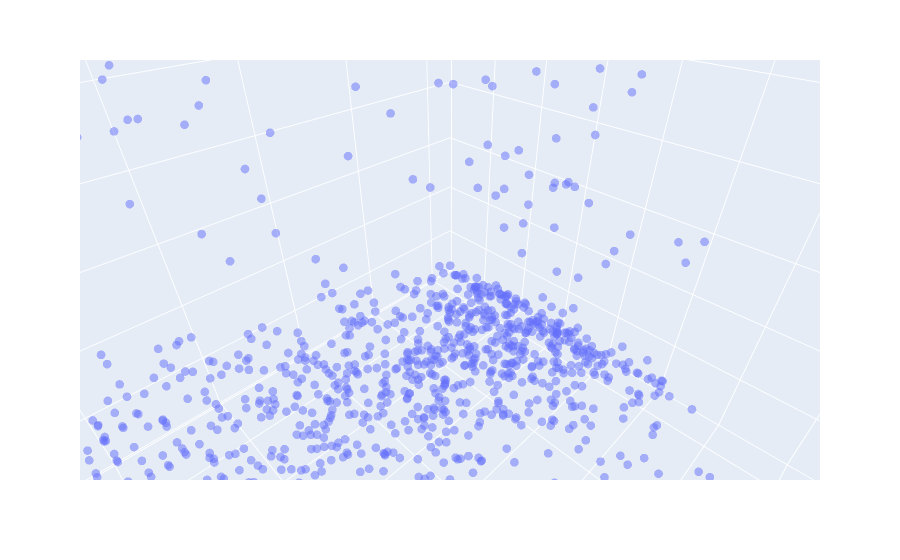

The code cell stored with this chart in its notebook:
### Code cell
fig = px.scatter_3d(non_smoker_df, x='age', y='bmi', z='charges')
fig.update_traces(marker_size=3, marker_opacity=0.5)
fig.show()

### Figure 1 — Plotly figure (JSON) as saved in the notebook; plotly's stock layout.template omitted (floating-point values rounded to 4 significant figures; data arrays with more than 128 entries replaced by an {"elided": "..."} marker saying what was removed)
{"data": [{"hovertemplate": "age=%{x}<br>bmi=%{y}<br>charges=%{z}<extra></extra>", "legendgroup": "", "marker": {"color": "#636efa", "opacity": 0.5, "size": 3, "symbol": "circle"}, "mode": "markers", "name": "", "scene": "scene", "showlegend": false, "type": "scatter3d", "x": {"elided": "1064 int values"}, "y": {"elided": "1064 float values"}, "z": {"elided": "1064 float values"}}], "layout": {"autosize": true, "legend": {"tracegroupgap": 0}, "margin": {"t": 60}, "scene": {"aspectmode": "auto", "aspectratio": {"x": 1, "y": 1, "z": 1}, "camera": {"center": {"x": 0, "y": 0, "z": 0}, "eye": {"x": 0.3442, "y": 0.3442, "z": 0.3442}, "projection": {"type": "perspective"}, "up": {"x": 0, "y": 0, "z": 1}}, "domain": {"x": [0, 1], "y": [0, 1]}, "xaxis": {"title": {"text": "age"}, "type": "linear"}, "yaxis": {"title": {"text": "bmi"}, "type": "linear"}, "zaxis": {"title": {"text": "charges"}, "type": "linear"}}}}
